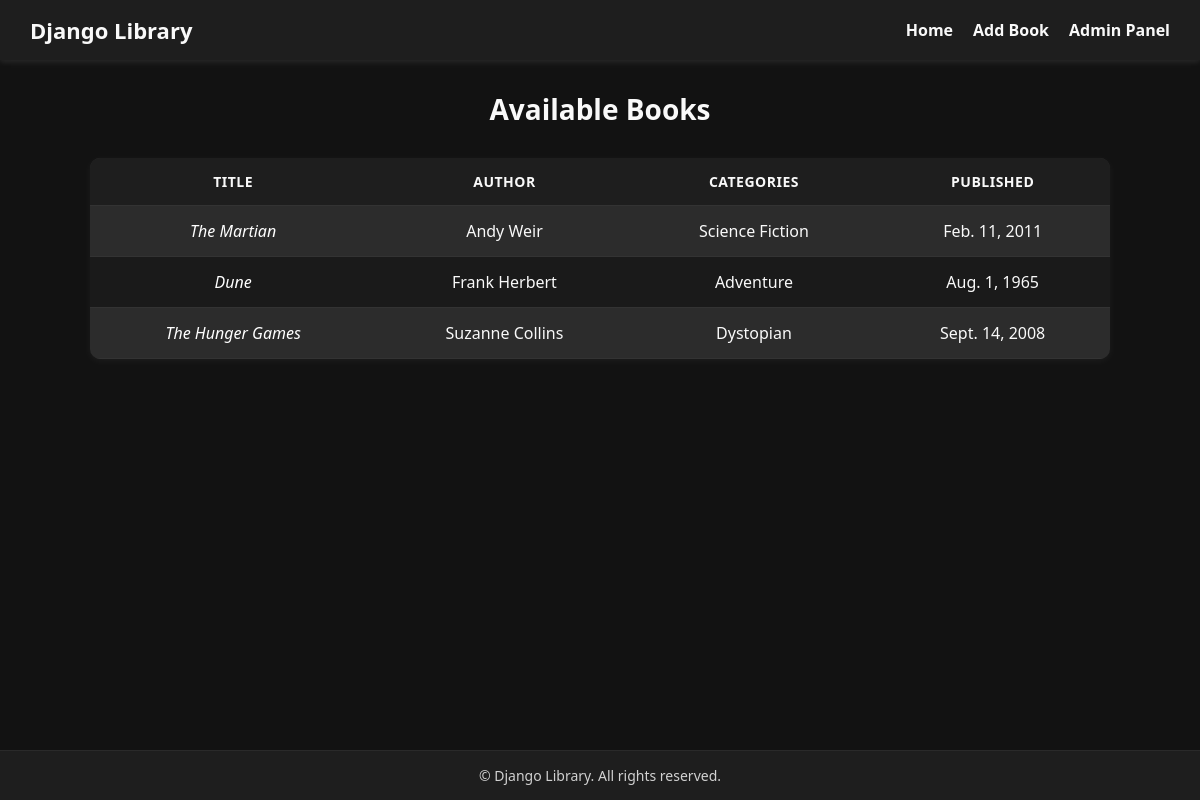
The page / on the database its author committed.
### library/models.py (models this page shows, shortened)
class Book(models.Model):
    title = models.CharField(max_length=200)
    author = models.ForeignKey(Author, on_delete=models.CASCADE)
    categories = models.ManyToManyField(Category)
    published = models.DateField()

class Author(models.Model):
    name = models.CharField(max_length=100)

class Category(models.Model):
    name = models.CharField(max_length=100)

### library/views.py (the view)
# urls.py: path('', views.book_list, name='book_list'),
def book_list(request):
    books = Book.objects.all()
    categories = Category.objects.all()
    return render(request, 'library/book_list.html', {'books': books, 'categories': categories})

### library/templates/library/book_list.html (shortened to what this page needs)
<!DOCTYPE html>
<html lang="en">
<head>
</head>
<body>
    <nav>
        <h2> Django Library</h2>
        <ul>
            <li><a href="/">Home</a></li>
            <li><a href="/admin/library/book/add/">Add Book</a></li>
            <li><a href="/admin/">Admin Panel</a></li>
        </ul>
    </nav>
    <h1>Available Books</h1>
    <table>
        <thead>
            <tr>
                <th>Title</th>
                <th>Author</th>
                <th>Categories</th>
                <th>Published</th>
            </tr>
        </thead>
        <tbody>
            {% for book in books %}
            <tr>
                <td><i>{{ book.title }}</i></td>
                <td>{{ book.author.name }}</td>
                <td>
                    {% for category in book.categories.all %}
                        {{ category.name }}{% if not forloop.last %}, {% endif %}
                    {% endfor %}
                </td>
                <td>{{ book.published }}</td>
            </tr>
            {% empty %}
            <tr>
                <td colspan="4">No books available yet.</td>
            </tr>
            {% endfor %}
        </tbody>
    </table>
    <footer>
        &copy; {{ now|date:"Y" }} Django Library. All rights reserved.
    </footer>
</body>
</html>

### library/templates/library/book_list.html (style rules this page uses)
:root { --black: #121212; --dark-gray: #1e1e1e; --gray: #2c2c2c; --light-gray: #d1d1d1; --white: #f9f9f9; --accent: #ffffff; }
body { font-family: "Segoe UI", Tahoma, Geneva, Verdana, sans-serif; background-color: var(--black); color: var(--white); margin: 0; padding: 0; }
nav { background-color: var(--dark-gray); color: var(--white); padding: 15px 30px; display: flex; justify-content: space-between; align-items: center; box-shadow: 0 2px 6px rgba(255, 255, 255, 0.1); }
nav h2 { margin: 0; font-size: 22px; }
nav ul { list-style: none; margin: 0; padding: 0; display: flex; gap: 20px; }
nav a { color: var(--white); text-decoration: none; font-weight: bold; transition: color 0.2s ease; }
h1 { color: var(--white); text-align: center; margin-top: 30px; font-size: 28px; }
table { width: 85%; margin: 30px auto; border-collapse: collapse; background: var(--gray); border-radius: 10px; overflow: hidden; box-shadow: 0 2px 8px rgba(255, 255, 255, 0.05); }
th, td { padding: 14px 16px; text-align: center; border-bottom: 1px solid #333; }
th { background-color: var(--dark-gray); color: var(--white); text-transform: uppercase; font-size: 14px; letter-spacing: 0.5px; }
tr:nth-child(even) { background-color: #1a1a1a; }
i { color: var(--accent); }
footer { text-align: center; padding: 15px 0; background-color: var(--dark-gray); color: var(--light-gray); font-size: 14px; position: fixed; bottom: 0; width: 100%; border-top: 1px solid #2a2a2a; }

### rows shown on the page
Book: title "The Martian", author.name "Andy Weir", published "Feb. 11, 2011"
Category: name "Science Fiction"
Book: title "Dune", author.name "Frank Herbert", published "Aug. 1, 1965"
Category: name "Adventure"
Book: title "The Hunger Games", author.name "Suzanne Collins", published "Sept. 14, 2008"
Category: name "Dystopian"
